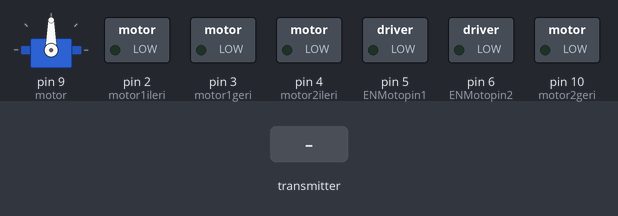
Bench run of a sketch on a simulated Arduino Uno, built with avr-gcc and run on an emulated ATmega328P. Shown: servo, switched loads named in the sketch (green lamp = pin HIGH). The inputs (shaded band) are chosen by the test bench. No radio packets arrive unless stated.

Above: at 1.2 s.
1.3 s: the transmitter starts sending veri.0 = 0
At 1.6 s:
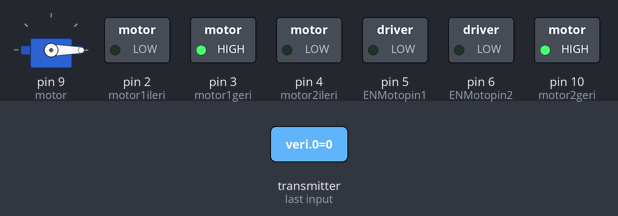
2.8 s: the transmitter starts sending veri.1 = 256
At 3.9 s:
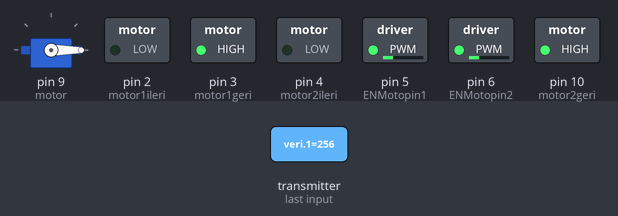
4.3 s: the transmitter starts sending veri.2 = 512
At 5.1 s:
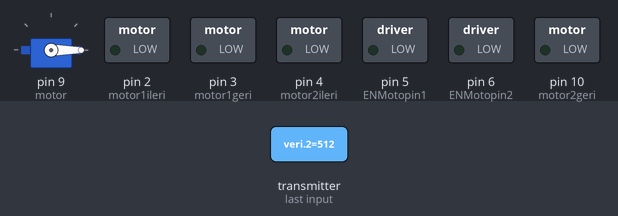
5.8 s: the transmitter starts sending veri.0 = 256
At 6.2 s:
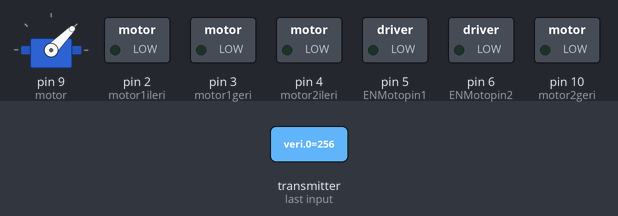
7.3 s: the transmitter starts sending veri.2 = 0
At 8.5 s:
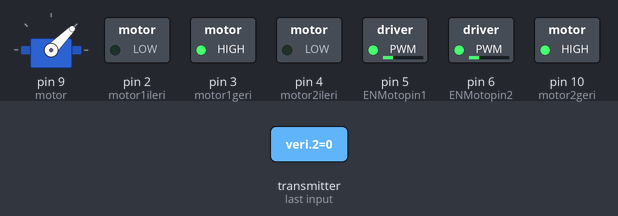
8.8 s: the transmitter starts sending veri.1 = 0
At 9.7 s:
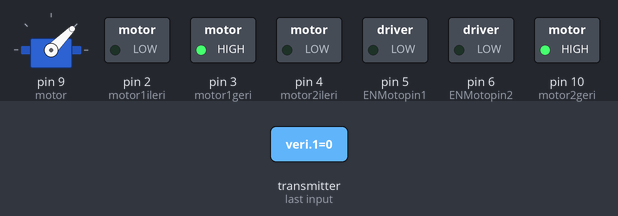
Timing chart, 0 to 11.3 s (numbered marks = the images above; inputs shaded):
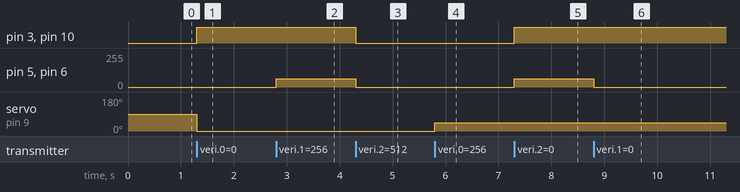

Measured:
- after the input at 1.3 s, pin 3 (motor1geri), pin 10 (motor2geri): LOW → HIGH at once; servo on pin 9 (motor): 90° → 0° at once
- after the input at 2.8 s, pin 5 (ENMotopin1), pin 6 (ENMotopin2): 0/255 → 63/255 at once
- after the input at 4.3 s, pin 3 (motor1geri), pin 10 (motor2geri): HIGH → LOW at once; pin 5 (ENMotopin1), pin 6 (ENMotopin2): 63/255 → 0/255 at once
- after the input at 5.8 s, servo on pin 9 (motor): 0° → 45° at once
- after the input at 7.3 s, pin 3 (motor1geri), pin 10 (motor2geri): LOW → HIGH at once; pin 5 (ENMotopin1), pin 6 (ENMotopin2): 0/255 → 63/255 at once
- after the input at 8.8 s, pin 5 (ENMotopin1), pin 6 (ENMotopin2): 63/255 → 0/255 at once

The sketch:

nrf24alici.ino
```cpp
#include "nRF24L01.h"
#include "RF24.h"
#include "Servo.h"
Servo motor;
int ENMotopin1 = 5;
int motor1ileri=2;
int motor1geri=3;
int ENMotopin2 = 6;
int motor2ileri=4;
int motor2geri=10;
int veri[3];
RF24 radio(8,7);
const uint64_t eslesme = 0xE8E8F0F0E1LL;
void setup() {
pinMode(ENMotopin1, OUTPUT);
pinMode(motor1ileri, OUTPUT);
pinMode(motor1geri, OUTPUT);
pinMode(ENMotopin2, OUTPUT);
pinMode(motor2ileri, OUTPUT);
pinMode(motor2geri, OUTPUT);
motor.attach(9);
radio.begin();
radio.openReadingPipe(1, eslesme);
radio.startListening();
}
void loop() {
if (radio.available()){
bool done=false;
while (!done){
done=radio.read(veri, sizeof(veri));
veri[0]= map(veri[0],0,1023,0,180);
motor.write(veri[0]);
veri[2]= map(veri[2],0,1024,0,10);
int PotDeger=map(veri[1],0,1024,0,255);

if(veri[2]<5){
analogWrite(ENMotopin1,PotDeger);
analogWrite(ENMotopin2,PotDeger);
digitalWrite(2,0);
digitalWrite(3,1);
digitalWrite(4,0);
digitalWrite(10,1);
}
if(veri[2]>5){
analogWrite(ENMotopin2,PotDeger);
analogWrite(ENMotopin1,PotDeger);
digitalWrite(2,1);
digitalWrite(3,0);
digitalWrite(4,1);
digitalWrite(10,0);
}
else if(veri[2]==5){
analogWrite(ENMotopin2, 0);
analogWrite(ENMotopin1, 0);
digitalWrite(2,0);
digitalWrite(3,0);
digitalWrite(4,0);
digitalWrite(10,0);
}
}
}
}
```
